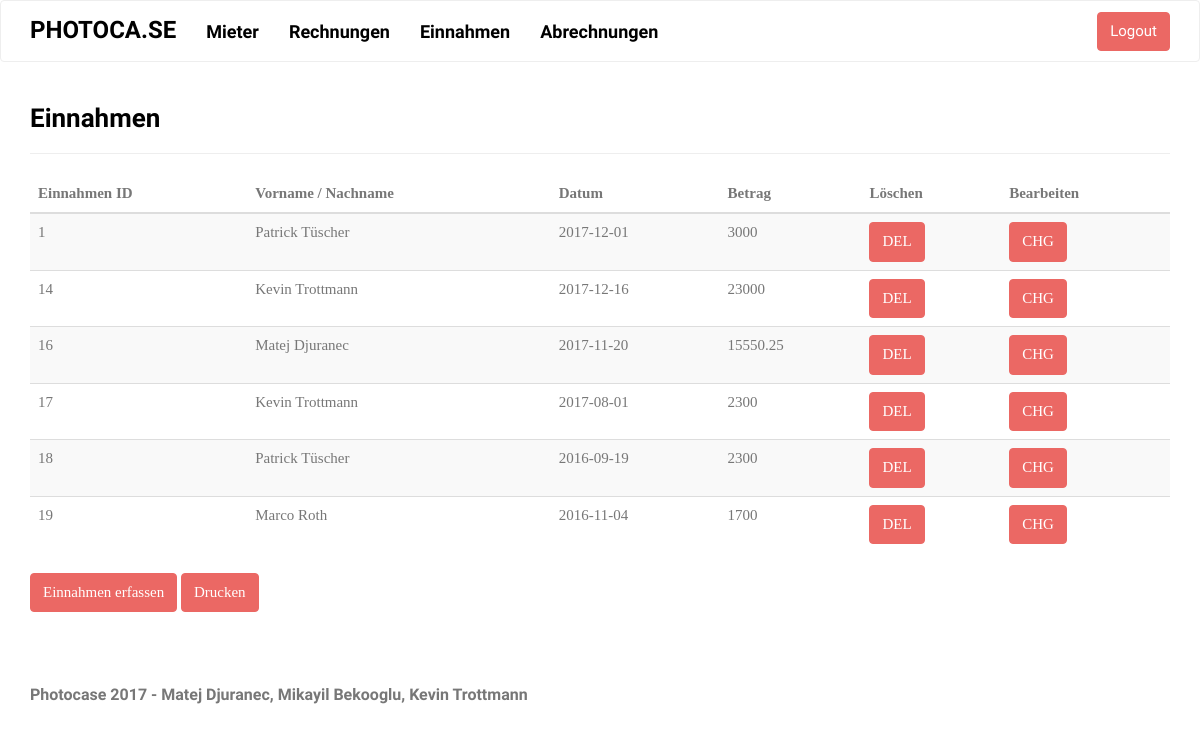
The app's page /view/einnahmen.php (signed in) with its own data.
### tables this page shows
CREATE TABLE `einnahmen` (
  `ID` int(11) NOT NULL,
  `ID_Mieter` int(11) NOT NULL,
  `Datum` date NOT NULL,
  `Betrag` double NOT NULL
);

CREATE TABLE `mieter` (
  `ID` int(11) NOT NULL,
  `Nachname` varchar(32) DEFAULT NULL,
  `Vorname` varchar(32) DEFAULT NULL,
  `Strasse` varchar(32) DEFAULT NULL,
  `PLZ` int(4) DEFAULT NULL,
  `Ort` varchar(32) DEFAULT NULL,
  `Liegenschaft` int(3) DEFAULT NULL,
  `Mietzins` double DEFAULT NULL
);

### view/einnahmen.php (the view, shortened to what this page needs)
<!DOCTYPE html>
<html>
<?php include "header.php";
include "db.connection.php"; ?>
<body>
<div class="container">
    <div class="page-header">
        <h3>Einnahmen</h3></div>
    <div class="table-responsive">
        <table class="table table-striped">
            <thead>
            <tr>
                <th>Einnahmen ID</th>
                <th>Vorname / Nachname</th>
                <th>Datum</th>
                <th>Betrag</th>
                <th>Löschen</th>
                <th>Bearbeiten</th>
            </tr>
            </thead>
            <tbody>
            <?php
            $res_einnahmen = mysqli_query($link, "SELECT * FROM einnahmen");
            while ($datensatz = mysqli_fetch_assoc($res_einnahmen)) {
                echo "<tr><td>" . $datensatz["ID"] . "</td>";
                echo "<td>";
                $id_mieter = $datensatz["ID_Mieter"];
                $res_mieter = mysqli_query($link, "SELECT * FROM mieter WHERE ID='$id_mieter'");
                $datensatz1 = mysqli_fetch_assoc($res_mieter);
                echo $datensatz1["Vorname"] . " " . $datensatz1["Nachname"];
                echo "</td>";
                echo "<td>" . $datensatz["Datum"] . "</td>";
                echo "<td>" . $datensatz["Betrag"] . "</td>";
                echo "<td><form action='db_del_einnahme.php' method='POST'/><input type='submit' class='btn btn-primary' name='löschen' value='DEL'> <input type='hidden' name='ID' value='" . $datensatz["ID"] . "'></form></td>";
                echo "<td><form action='db_chg_einnahme.php' method='POST'/><input type='submit' class='btn btn-primary' name='bearbeiten' value='CHG'> <input type='hidden' name='ID' value='" . $datensatz["ID"] . "'></form></td></tr>";
            }
            ?>
            </tbody>
        </table>
        <a href="form_neue_einnahme.php" class="btn btn-primary" type="button"> Einnahmen erfassen </a> <a
                href="pdfgeneratoreinnahmen.php" target="_blank" class="btn btn-primary">Drucken</a>
    </div>
</div>
</body>
<?php include "footer.php"; ?>
</html>

### records on screen
einnahmen: ID "1", ID_Mieter.Vorname "Patrick", ID_Mieter.Nachname "Tüscher", Datum "2017-12-01", Betrag "3000"
einnahmen: ID "14", ID_Mieter.Vorname "Kevin", ID_Mieter.Nachname "Trottmann", Datum "2017-12-16", Betrag "23000"
einnahmen: ID "16", ID_Mieter.Vorname "Matej", ID_Mieter.Nachname "Djuranec", Datum "2017-11-20", Betrag "15550.25"
einnahmen: ID "17", ID_Mieter.Vorname "Kevin", ID_Mieter.Nachname "Trottmann", Datum "2017-08-01", Betrag "2300"
einnahmen: ID "18", ID_Mieter.Vorname "Patrick", ID_Mieter.Nachname "Tüscher", Datum "2016-09-19", Betrag "2300"
einnahmen: ID "19", ID_Mieter.Vorname "Marco", ID_Mieter.Nachname "Roth", Datum "2016-11-04", Betrag "1700"
